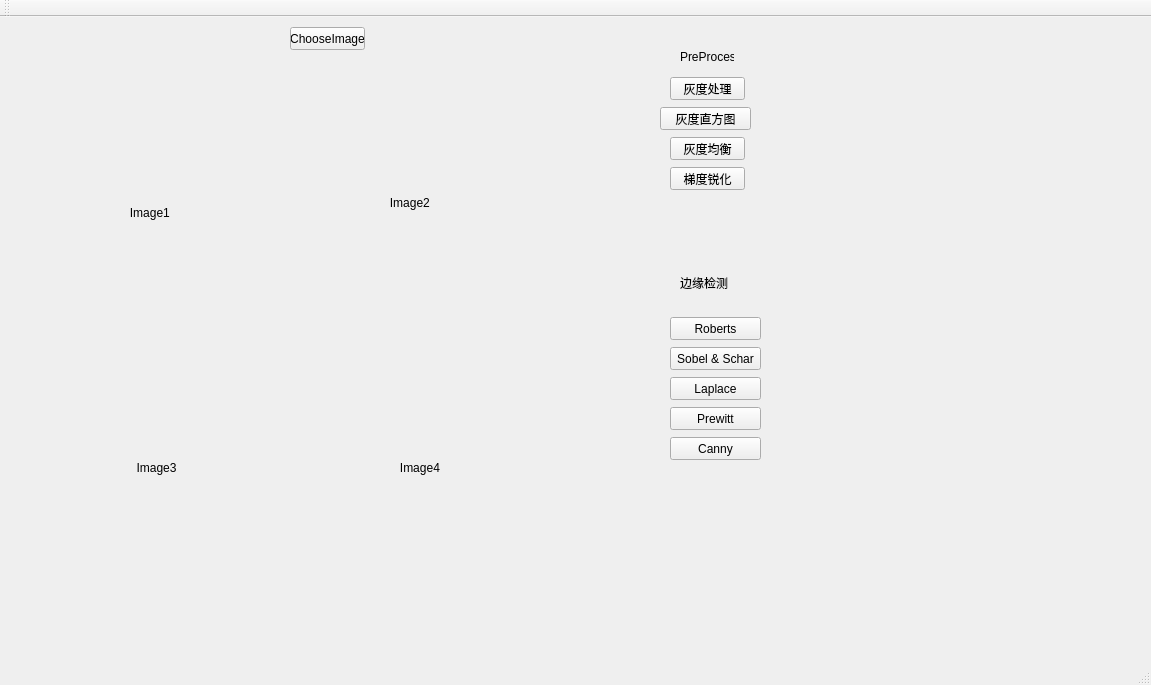
<?xml version="1.0" encoding="UTF-8"?>
<ui version="4.0">
 <class>MainWindow</class>
 <widget class="QMainWindow" name="MainWindow">
  <property name="geometry">
   <rect>
    <x>0</x>
    <y>0</y>
    <width>1151</width>
    <height>685</height>
   </rect>
  </property>
  <property name="windowTitle">
   <string>MainWindow</string>
  </property>
  <widget class="QWidget" name="centralwidget">
   <widget class="QPushButton" name="ChooseImage">
    <property name="geometry">
     <rect>
      <x>290</x>
      <y>10</y>
      <width>75</width>
      <height>23</height>
     </rect>
    </property>
    <property name="text">
     <string>ChooseImage</string>
    </property>
   </widget>
   <widget class="QLabel" name="Label1">
    <property name="geometry">
     <rect>
      <x>70</x>
      <y>70</y>
      <width>251</width>
      <height>251</height>
     </rect>
    </property>
    <property name="text">
     <string>                  Image1</string>
    </property>
   </widget>
   <widget class="QLabel" name="Label2">
    <property name="geometry">
     <rect>
      <x>330</x>
      <y>60</y>
      <width>261</width>
      <height>251</height>
     </rect>
    </property>
    <property name="text">
     <string>                  Image2</string>
    </property>
   </widget>
   <widget class="QLabel" name="Label3">
    <property name="geometry">
     <rect>
      <x>80</x>
      <y>340</y>
      <width>251</width>
      <height>221</height>
     </rect>
    </property>
    <property name="text">
     <string>                 Image3</string>
    </property>
   </widget>
   <widget class="QLabel" name="Label4">
    <property name="geometry">
     <rect>
      <x>350</x>
      <y>340</y>
      <width>231</width>
      <height>221</height>
     </rect>
    </property>
    <property name="text">
     <string>               Image4</string>
    </property>
   </widget>
   <widget class="QLabel" name="label">
    <property name="geometry">
     <rect>
      <x>680</x>
      <y>30</y>
      <width>54</width>
      <height>20</height>
     </rect>
    </property>
    <property name="text">
     <string>PreProcess</string>
    </property>
   </widget>
   <widget class="QPushButton" name="ConvertToGrey">
    <property name="geometry">
     <rect>
      <x>670</x>
      <y>60</y>
      <width>75</width>
      <height>23</height>
     </rect>
    </property>
    <property name="text">
     <string>灰度处理</string>
    </property>
   </widget>
   <widget class="QPushButton" name="GreyHistogram">
    <property name="geometry">
     <rect>
      <x>660</x>
      <y>90</y>
      <width>91</width>
      <height>23</height>
     </rect>
    </property>
    <property name="text">
     <string>灰度直方图</string>
    </property>
   </widget>
   <widget class="QPushButton" name="GreyBalance">
    <property name="geometry">
     <rect>
      <x>670</x>
      <y>120</y>
      <width>75</width>
      <height>23</height>
     </rect>
    </property>
    <property name="text">
     <string>灰度均衡</string>
    </property>
   </widget>
   <widget class="QPushButton" name="GradientSharpening">
    <property name="geometry">
     <rect>
      <x>670</x>
      <y>150</y>
      <width>75</width>
      <height>23</height>
     </rect>
    </property>
    <property name="text">
     <string>梯度锐化</string>
    </property>
   </widget>
   <widget class="QLabel" name="label_2">
    <property name="geometry">
     <rect>
      <x>680</x>
      <y>260</y>
      <width>54</width>
      <height>12</height>
     </rect>
    </property>
    <property name="text">
     <string>边缘检测</string>
    </property>
   </widget>
   <widget class="QPushButton" name="Roberts">
    <property name="geometry">
     <rect>
      <x>670</x>
      <y>300</y>
      <width>91</width>
      <height>23</height>
     </rect>
    </property>
    <property name="text">
     <string>Roberts</string>
    </property>
   </widget>
   <widget class="QPushButton" name="Sobel">
    <property name="geometry">
     <rect>
      <x>670</x>
      <y>330</y>
      <width>91</width>
      <height>23</height>
     </rect>
    </property>
    <property name="text">
     <string>Sobel &amp;&amp; Schar</string>
    </property>
   </widget>
   <widget class="QPushButton" name="Laplace">
    <property name="geometry">
     <rect>
      <x>670</x>
      <y>360</y>
      <width>91</width>
      <height>23</height>
     </rect>
    </property>
    <property name="text">
     <string>Laplace</string>
    </property>
   </widget>
   <widget class="QPushButton" name="pushButton_3">
    <property name="geometry">
     <rect>
      <x>670</x>
      <y>390</y>
      <width>91</width>
      <height>23</height>
     </rect>
    </property>
    <property name="text">
     <string>Prewitt</string>
    </property>
   </widget>
   <widget class="QPushButton" name="canny">
    <property name="geometry">
     <rect>
      <x>670</x>
      <y>420</y>
      <width>91</width>
      <height>23</height>
     </rect>
    </property>
    <property name="text">
     <string>Canny</string>
    </property>
   </widget>
  </widget>
  <widget class="QMenuBar" name="menubar">
   <property name="geometry">
    <rect>
     <x>0</x>
     <y>0</y>
     <width>1151</width>
     <height>23</height>
    </rect>
   </property>
  </widget>
  <widget class="QStatusBar" name="statusbar"/>
  <widget class="QToolBar" name="toolBar">
   <property name="windowTitle">
    <string>toolBar</string>
   </property>
   <attribute name="toolBarArea">
    <enum>TopToolBarArea</enum>
   </attribute>
   <attribute name="toolBarBreak">
    <bool>false</bool>
   </attribute>
  </widget>
 </widget>
 <resources/>
 <connections/>
</ui>
